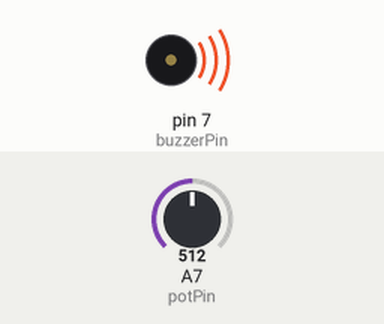
Simulated run of this sketch. Board: Arduino Nano, built with avr-gcc and run on an emulated ATmega328P. Shown: buzzer (waves = sounding). Inputs (shaded band) come from the test bench; at power-on: A7 (potPin) = 512. What the sketch prints to the serial monitor is not drawn.

Above: at 0.1 s.
Timing chart, 0 to 1.6 s (numbered marks = the images above):
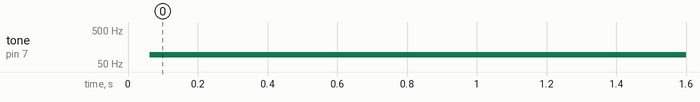

Measured:
- by itself, tone on pin 7 (buzzerPin): silent → 94 Hz at 0.06 s

The sketch:

main.ino
```cpp
int buzzerPin = 7;
int potPin = A7;
int readVal;
float delayTime;

void setup() {
  // put your setup code here, to run once:
  Serial.begin(9600);
  pinMode(buzzerPin, OUTPUT);
  pinMode(potPin, INPUT);
}

void loop() {
  // put your main code here, to run repeatedly:
  readVal = analogRead(potPin);
  delayTime = ((9940./1023.) * readVal) + 60;
  Serial.println(delayTime);
  digitalWrite(buzzerPin, HIGH);
  delayMicroseconds(delayTime);
  digitalWrite(buzzerPin, LOW);
  delayMicroseconds(delayTime);
}
```
